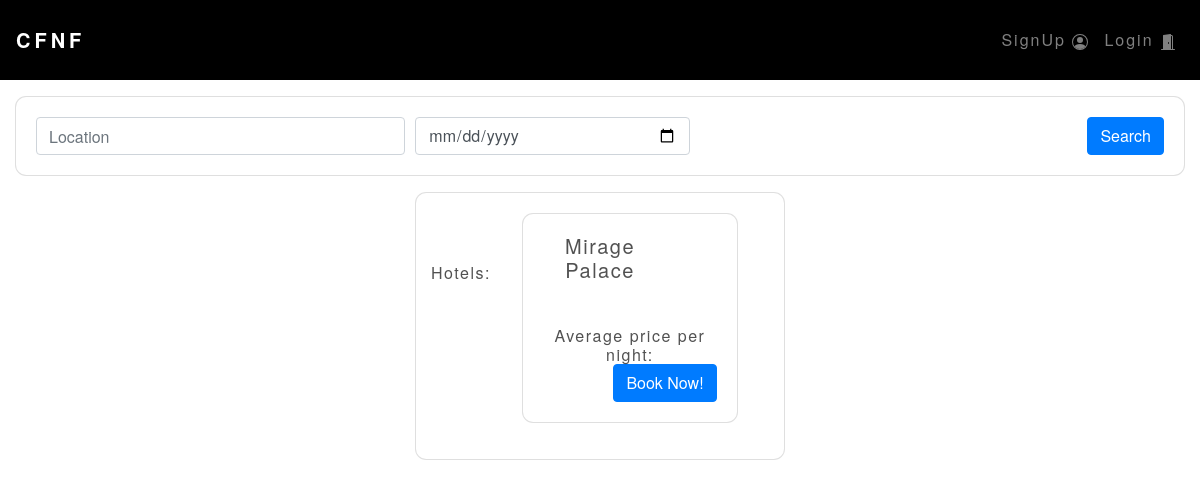
The app's page /store/hotels, older data.
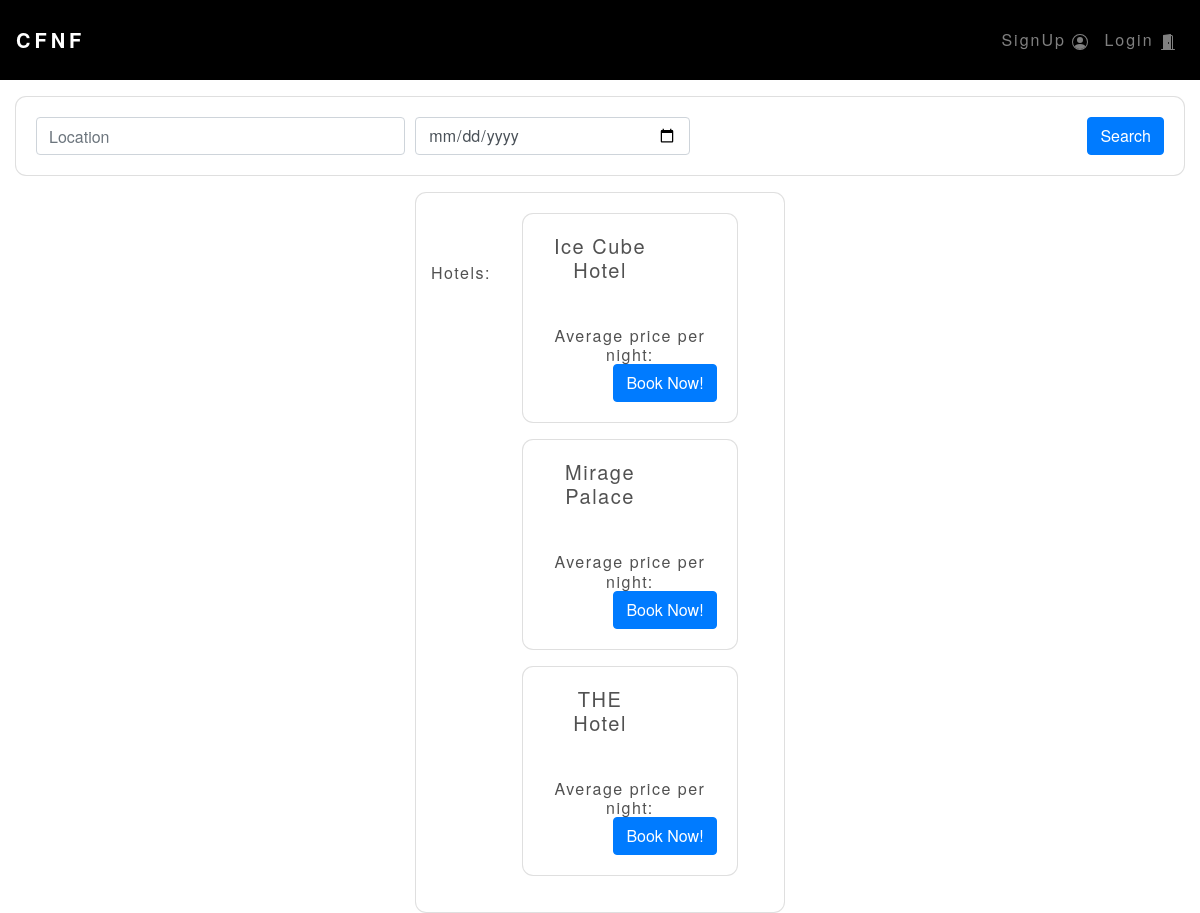
The same page, newer data.
### store/models.py (models this page shows)
class Hotel(models.Model):
    place = models.ForeignKey('Location', on_delete=models.CASCADE)
    address = models.CharField(max_length=300, null=True)
    name = models.CharField(max_length=20, null=True)
    numrooms = models.IntegerField(default=2)
    no_std = models.IntegerField(null=True) #number of standard rooms
    no_spl = models.IntegerField(null=True) #number of special rooms
    no_suite = models.IntegerField(null=True) #number of suites
    price_std = models.IntegerField(null=True)
    price_spl = models.IntegerField(null=True)
    price_suite = models.IntegerField(null=True)
    stars = models.FloatField(default=4.0)
    pets = models.CharField(max_length=10, null=True)
    wifi = models.CharField(max_length=10, null=True)
    pool = models.CharField(max_length=10, null=True)
    parking = models.CharField(max_length=10, null=True)
    def __str__(self):
        return self.name
    @staticmethod
    def get_all_hotels():
        return Hotel.objects.all()
    class Meta:
        ordering = ['name']

### store/views.py (the view, shortened to what this page needs)
# urls.py: path('hotels', views.AllHotels.as_view(), name='hotels'),
class AllHotels (View):
    def get (self,request):
        hotels = Hotel.get_all_hotels().order_by('name')
        places = Location.objects.all()
        print(hotels)
        return render(request, 'store/hotels.html', {'hotels' : hotels, 'location': places})

### store/templates/store/hotels.html (shortened to what this page needs)
{% extends 'base.html' %}
{% block page %}
<div class="container-fluid mt-3">
    <div class="card text-center">
        <div class="card-body">
            <form action="/store/hotels" method="POST">
                <div class="form-row">
                    <div class="col-lg-4">
                        {% if lochotel %}
                        <input type="text" name='place' value="{{lochotel}}" class="form-control" placeholder="Location">
                        {% else %}
                        <input type="text" name='place' class="form-control" placeholder="Location">
                        {% endif %}
                    </div>
                    <div class="col-lg-3">
                        <input type="date" name='date' value="{{stdate}}" class="form-control">
                    </div>
                    <div class="col">
                        <input type="submit" value="Search" class="btn btn-primary float-right">
                    </div>
                </div>
            </form>
        </div>
      </div>
</div>
<div class="container-fluid mt-3">
    <div class="row">
            <div class="col-lg-4 mx-auto">
                <div class="card text-center" style="background-color: rgba(255, 255, 255, 0.253); color: rgba(37, 36, 36, 0.795);">
                    <div class="card-body" >
                        <div class="form-row">
                            <p class="mt-5">Hotels:</p>
                        <div class="col-lg-8 mx-auto">
                            {% for htls in hotels %}
                            <div class="row mx-auto mb-3">
                                <div class="card w-100 text-center">
                                    <div class="card-body">
                                        <div class="row">
                                            <div class="col-8"><h5 class="card-title float-left ml-2">{{htls.name}}</h5></div>
                                            <div class="col"><h6 class="card-text mr-4">{{htl.stars}}</h6></div>
                                        </div>
                                        <div class="row mx-auto mt-3">
                                            <h6 class="card-text mx-auto">Average price per night: {{ htl.price_std }}</h6>
                                        </div>
                                        <button type="button" class="btn btn-primary float-right" data-toggle="modal" data-target="#exampleModal">
                                            Book Now!
                                        </button>
                                    </div>
                                </div>
                            </div>
                            {% endfor %}
                        </div>
                        </div>
                    </div>
                </div>
            </div>
        </div>
</div>
{% endblock %}

Row changes from the older to the newer data that the page shows:
added Hotel: name "Ice Cube Hotel"
added Hotel: name "THE Hotel"
